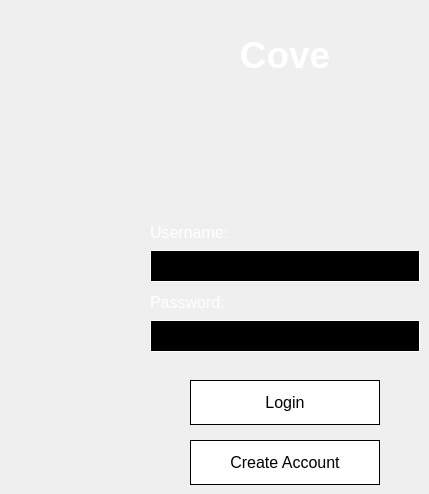
  <widget class="QWidget" name="centralWidget">
   <widget class="QPushButton" name="pushButton_LogIn">
    <property name="geometry">
     <rect>
      <x>190</x>
      <y>380</y>
      <width>190</width>
      <height>45</height>
     </rect>
    </property>
    <property name="palette">
     <palette>
      <active>
       <colorrole role="WindowText">
        <brush brushstyle="SolidPattern">
         <color alpha="255">
          <red>0</red>
          <green>0</green>
          <blue>0</blue>
         </color>
        </brush>
       </colorrole>
       <colorrole role="Button">
        <brush brushstyle="SolidPattern">
         <color alpha="255">
          <red>255</red>
          <green>255</green>
          <blue>255</blue>
         </color>
        </brush>
       </colorrole>
       <colorrole role="Light">
        <brush brushstyle="SolidPattern">
         <color alpha="255">
          <red>213</red>
          <green>127</green>
          <blue>255</blue>
         </color>
        </brush>
       </colorrole>
       <colorrole role="Midlight">
        <brush brushstyle="SolidPattern">
         <color alpha="255">
          <red>191</red>
          <green>63</green>
          <blue>255</blue>
         </color>
        </brush>
       </colorrole>
       <colorrole role="Dark">
        <brush brushstyle="SolidPattern">
         <color alpha="255">
          <red>85</red>
          <green>0</green>
          <blue>127</blue>
         </color>
        </brush>
       </colorrole>
       <colorrole role="Mid">
        <brush brushstyle="SolidPattern">
         <color alpha="255">
          <red>113</red>
          <green>0</green>
          <blue>170</blue>
         </color>
        </brush>
       </colorrole>
       <colorrole role="Text">
        <brush brushstyle="SolidPattern">
         <color alpha="255">
          <red>0</red>
          <green>0</green>
          <blue>0</blue>
         </color>
        </brush>
       </colorrole>
       <colorrole role="BrightText">
        <brush brushstyle="SolidPattern">
         <color alpha="255">
          <red>255</red>
          <green>255</green>
          <blue>255</blue>
         </color>
        </brush>
       </colorrole>
       <colorrole role="ButtonText">
        <brush brushstyle="SolidPattern">
         <color alpha="255">
          <red>0</red>
          <green>0</green>
          <blue>0</blue>
         </color>
        </brush>
       </colorrole>
       <colorrole role="Base">
        <brush brushstyle="SolidPattern">
         <color alpha="255">
          <red>255</red>
          <green>255</green>
          <blue>255</blue>
         </color>
        </brush>
       </colorrole>
       <colorrole role="Window">
        <brush brushstyle="SolidPattern">
         <color alpha="255">
          <red>255</red>
          <green>255</green>
          <blue>255</blue>
         </color>
        </brush>
       </colorrole>
       <colorrole role="Shadow">
        <brush brushstyle="SolidPattern">
         <color alpha="255">
          <red>0</red>
          <green>0</green>
          <blue>0</blue>
         </color>
        </brush>
       </colorrole>
       <colorrole role="Highlight">
        <brush brushstyle="SolidPattern">
         <color alpha="255">
          <red>0</red>
          <green>0</green>
          <blue>0</blue>
         </color>
        </brush>
       </colorrole>
       <colorrole role="HighlightedText">
        <brush brushstyle="SolidPattern">
         <color alpha="255">
          <red>255</red>
          <green>255</green>
          <blue>255</blue>
         </color>
        </brush>
       </colorrole>
       <colorrole role="AlternateBase">
        <brush brushstyle="SolidPattern">
         <color alpha="255">
          <red>255</red>
          <green>255</green>
          <blue>255</blue>
         </color>
        </brush>
       </colorrole>
       <colorrole role="ToolTipBase">
        <brush brushstyle="SolidPattern">
         <color alpha="255">
          <red>255</red>
          <green>255</green>
          <blue>220</blue>
         </color>
        </brush>
       </colorrole>
       <colorrole role="ToolTipText">
        <brush brushstyle="SolidPattern">
         <color alpha="255">
          <red>0</red>
          <green>0</green>
          <blue>0</blue>
         </color>
        </brush>
       </colorrole>
      </active>
      <inactive>
       <colorrole role="WindowText">
        <brush brushstyle="SolidPattern">
         <color alpha="255">
          <red>0</red>
          <green>0</green>
          <blue>0</blue>
         </color>
        </brush>
       </colorrole>
       <colorrole role="Button">
        <brush brushstyle="SolidPattern">
         <color alpha="255">
          <red>255</red>
          <green>255</green>
          <blue>255</blue>
         </color>
        </brush>
       </colorrole>
       <colorrole role="Light">
        <brush brushstyle="SolidPattern">
         <color alpha="255">
          <red>213</red>
          <green>127</green>
          <blue>255</blue>
         </color>
        </brush>
       </colorrole>
       <colorrole role="Midlight">
        <brush brushstyle="SolidPattern">
         <color alpha="255">
          <red>191</red>
          <green>63</green>
          <blue>255</blue>
         </color>
        </brush>
       </colorrole>
       <colorrole role="Dark">
        <brush brushstyle="SolidPattern">
         <color alpha="255">
          <red>85</red>
          <green>0</green>
          <blue>127</blue>
         </color>
        </brush>
       </colorrole>
       <colorrole role="Mid">
        <brush brushstyle="SolidPattern">
         <color alpha="255">
          <red>113</red>
          <green>0</green>
          <blue>170</blue>
         </color>
        </brush>
       </colorrole>
       <colorrole role="Text">
        <brush brushstyle="SolidPattern">
         <color alpha="255">
          <red>0</red>
          <green>0</green>
          <blue>0</blue>
         </color>
        </brush>
       </colorrole>
       <colorrole role="BrightText">
        <brush brushstyle="SolidPattern">
         <color alpha="255">
          <red>255</red>
          <green>255</green>
          <blue>255</blue>
         </color>
        </brush>
       </colorrole>
       <colorrole role="ButtonText">
        <brush brushstyle="SolidPattern">
         <color alpha="255">
          <red>0</red>
          <green>0</green>
          <blue>0</blue>
         </color>
        </brush>
       </colorrole>
       <colorrole role="Base">
        <brush brushstyle="SolidPattern">
         <color alpha="255">
          <red>255</red>
          <green>255</green>
          <blue>255</blue>
         </color>
        </brush>
       </colorrole>
       <colorrole role="Window">
        <brush brushstyle="SolidPattern">
         <color alpha="255">
          <red>255</red>
          <green>255</green>
          <blue>255</blue>
         </color>
        </brush>
       </colorrole>
       <colorrole role="Shadow">
        <brush brushstyle="SolidPattern">
         <color alpha="255">
          <red>0</red>
          <green>0</green>
          <blue>0</blue>
         </color>
        </brush>
       </colorrole>
       <colorrole role="Highlight">
        <brush brushstyle="SolidPattern">
         <color alpha="255">
          <red>0</red>
          <green>0</green>
          <blue>0</blue>
         </color>
        </brush>
       </colorrole>
       <colorrole role="HighlightedText">
        <brush brushstyle="SolidPattern">
         <color alpha="255">
          <red>255</red>
          <green>255</green>
          <blue>255</blue>
         </color>
        </brush>
       </colorrole>
       <colorrole role="AlternateBase">
        <brush brushstyle="SolidPattern">
         <color alpha="255">
          <red>255</red>
          <green>255</green>
          <blue>255</blue>
         </color>
        </brush>
       </colorrole>
       <colorrole role="ToolTipBase">
        <brush brushstyle="SolidPattern">
         <color alpha="255">
          <red>255</red>
          <green>255</green>
          <blue>220</blue>
         </color>
        </brush>
       </colorrole>
       <colorrole role="ToolTipText">
        <brush brushstyle="SolidPattern">
         <color alpha="255">
          <red>0</red>
          <green>0</green>
          <blue>0</blue>
         </color>
        </brush>
       </colorrole>
      </inactive>
      <disabled>
       <colorrole role="WindowText">
        <brush brushstyle="SolidPattern">
         <color alpha="255">
          <red>0</red>
          <green>0</green>
          <blue>0</blue>
         </color>
        </brush>
       </colorrole>
       <colorrole role="Button">
        <brush brushstyle="SolidPattern">
         <color alpha="255">
          <red>255</red>
          <green>255</green>
          <blue>255</blue>
         </color>
        </brush>
       </colorrole>
       <colorrole role="Light">
        <brush brushstyle="SolidPattern">
         <color alpha="255">
          <red>213</red>
          <green>127</green>
          <blue>255</blue>
         </color>
        </brush>
       </colorrole>
       <colorrole role="Midlight">
        <brush brushstyle="SolidPattern">
         <color alpha="255">
          <red>191</red>
          <green>63</green>
          <blue>255</blue>
         </color>
        </brush>
       </colorrole>
       <colorrole role="Dark">
        <brush brushstyle="SolidPattern">
         <color alpha="255">
          <red>85</red>
          <green>0</green>
          <blue>127</blue>
         </color>
        </brush>
       </colorrole>
       <colorrole role="Mid">
        <brush brushstyle="SolidPattern">
         <color alpha="255">
          <red>113</red>
          <green>0</green>
          <blue>170</blue>
         </color>
        </brush>
       </colorrole>
       <colorrole role="Text">
        <brush brushstyle="SolidPattern">
         <color alpha="255">
          <red>0</red>
          <green>0</green>
          <blue>0</blue>
         </color>
        </brush>
       </colorrole>
       <colorrole role="BrightText">
        <brush brushstyle="SolidPattern">
         <color alpha="255">
          <red>255</red>
          <green>255</green>
          <blue>255</blue>
         </color>
        </brush>
       </colorrole>
       <colorrole role="ButtonText">
        <brush brushstyle="SolidPattern">
         <color alpha="255">
          <red>0</red>
          <green>0</green>
          <blue>0</blue>
         </color>
        </brush>
       </colorrole>
       <colorrole role="Base">
        <brush brushstyle="SolidPattern">
         <color alpha="255">
          <red>255</red>
          <green>255</green>
          <blue>255</blue>
         </color>
        </brush>
       </colorrole>
       <colorrole role="Window">
        <brush brushstyle="SolidPattern">
         <color alpha="255">
          <red>255</red>
          <green>255</green>
          <blue>255</blue>
         </color>
        </brush>
       </colorrole>
       <colorrole role="Shadow">
        <brush brushstyle="SolidPattern">
         <color alpha="255">
          <red>0</red>
          <green>0</green>
          <blue>0</blue>
         </color>
        </brush>
       </colorrole>
       <colorrole role="Highlight">
        <brush brushstyle="SolidPattern">
         <color alpha="255">
          <red>0</red>
          <green>0</green>
          <blue>0</blue>
         </color>
        </brush>
       </colorrole>
       <colorrole role="HighlightedText">
        <brush brushstyle="SolidPattern">
         <color alpha="255">
          <red>255</red>
          <green>255</green>
          <blue>255</blue>
         </color>
        </brush>
       </colorrole>
       <colorrole role="AlternateBase">
        <brush brushstyle="SolidPattern">
         <color alpha="255">
          <red>255</red>
          <green>255</green>
          <blue>255</blue>
         </color>
        </brush>
       </colorrole>
       <colorrole role="ToolTipBase">
        <brush brushstyle="SolidPattern">
         <color alpha="255">
          <red>255</red>
          <green>255</green>
          <blue>220</blue>
         </color>
        </brush>
       </colorrole>
       <colorrole role="ToolTipText">
        <brush brushstyle="SolidPattern">
         <color alpha="255">
          <red>0</red>
          <green>0</green>
          <blue>0</blue>
         </color>
        </brush>
       </colorrole>
      </disabled>
     </palette>
    </property>
    <property name="font">
     <font>
      <family>Arial</family>
      <pointsize>12</pointsize>
      <weight>50</weight>
      <italic>false</italic>
      <bold>false</bold>
     </font>
    </property>
    <property name="autoFillBackground">
     <bool>false</bool>
    </property>
    <property name="styleSheet">
     <string notr="true">QPushButton{
	color: black;;
	background-color: white;
	alternate-background-color: white;
	font: 12pt &quot;Arial&quot;;
	selection-color: white;
	selection-background-color: black;
	border: 1px solid black;
}
QPushButton:hover{
	border: 2px solid black;
}</string>
    </property>
    <property name="text">
     <string>Login</string>
    </property>
   </widget>
   <widget class="QLabel" name="label_Cove">
    <property name="geometry">
     <rect>
      <x>220</x>
      <y>30</y>
      <width>130</width>
      <height>50</height>
     </rect>
    </property>
    <property name="font">
     <font>
      <pointsize>28</pointsize>
      <weight>75</weight>
      <bold>true</bold>
     </font>
    </property>
    <property name="layoutDirection">
     <enum>Qt::LeftToRight</enum>
    </property>
    <property name="styleSheet">
     <string notr="true">QLabel{
	color: white;
}</string>
    </property>
    <property name="frameShape">
     <enum>QFrame::NoFrame</enum>
    </property>
    <property name="text">
     <string>Cove</string>
    </property>
    <property name="textFormat">
     <enum>Qt::AutoText</enum>
    </property>
    <property name="alignment">
     <set>Qt::AlignCenter</set>
    </property>
   </widget>
   <widget class="QPushButton" name="pushButton_CreateAccount">
    <property name="geometry">
     <rect>
      <x>190</x>
      <y>440</y>
      <width>190</width>
      <height>45</height>
     </rect>
    </property>
    <property name="palette">
     <palette>
      <active>
       <colorrole role="WindowText">
        <brush brushstyle="SolidPattern">
         <color alpha="255">
          <red>0</red>
          <green>0</green>
          <blue>0</blue>
         </color>
        </brush>
       </colorrole>
       <colorrole role="Button">
        <brush brushstyle="SolidPattern">
         <color alpha="255">
          <red>255</red>
          <green>255</green>
          <blue>255</blue>
         </color>
        </brush>
       </colorrole>
       <colorrole role="Light">
        <brush brushstyle="SolidPattern">
         <color alpha="255">
          <red>213</red>
          <green>127</green>
          <blue>255</blue>
         </color>
        </brush>
       </colorrole>
       <colorrole role="Midlight">
        <brush brushstyle="SolidPattern">
         <color alpha="255">
          <red>191</red>
          <green>63</green>
          <blue>255</blue>
         </color>
        </brush>
       </colorrole>
       <colorrole role="Dark">
        <brush brushstyle="SolidPattern">
         <color alpha="255">
          <red>85</red>
          <green>0</green>
          <blue>127</blue>
         </color>
        </brush>
       </colorrole>
       <colorrole role="Mid">
        <brush brushstyle="SolidPattern">
         <color alpha="255">
          <red>113</red>
          <green>0</green>
          <blue>170</blue>
         </color>
        </brush>
       </colorrole>
       <colorrole role="Text">
        <brush brushstyle="SolidPattern">
         <color alpha="255">
          <red>0</red>
          <green>0</green>
          <blue>0</blue>
         </color>
        </brush>
       </colorrole>
       <colorrole role="BrightText">
        <brush brushstyle="SolidPattern">
         <color alpha="255">
          <red>255</red>
          <green>255</green>
          <blue>255</blue>
         </color>
        </brush>
       </colorrole>
       <colorrole role="ButtonText">
        <brush brushstyle="SolidPattern">
         <color alpha="255">
          <red>0</red>
          <green>0</green>
          <blue>0</blue>
         </color>
        </brush>
       </colorrole>
       <colorrole role="Base">
        <brush brushstyle="SolidPattern">
         <color alpha="255">
          <red>255</red>
          <green>255</green>
          <blue>255</blue>
         </color>
        </brush>
       </colorrole>
       <colorrole role="Window">
        <brush brushstyle="SolidPattern">
         <color alpha="255">
          <red>255</red>
          <green>255</green>
          <blue>255</blue>
         </color>
        </brush>
       </colorrole>
       <colorrole role="Shadow">
        <brush brushstyle="SolidPattern">
         <color alpha="255">
          <red>0</red>
          <green>0</green>
          <blue>0</blue>
         </color>
        </brush>
       </colorrole>
       <colorrole role="Highlight">
        <brush brushstyle="SolidPattern">
         <color alpha="255">
          <red>0</red>
          <green>0</green>
          <blue>0</blue>
         </color>
        </brush>
       </colorrole>
       <colorrole role="HighlightedText">
        <brush brushstyle="SolidPattern">
         <color alpha="255">
          <red>255</red>
          <green>255</green>
          <blue>255</blue>
         </color>
        </brush>
       </colorrole>
       <colorrole role="AlternateBase">
        <brush brushstyle="SolidPattern">
         <color alpha="255">
          <red>255</red>
          <green>255</green>
          <blue>255</blue>
         </color>
        </brush>
       </colorrole>
       <colorrole role="ToolTipBase">
        <brush brushstyle="SolidPattern">
         <color alpha="255">
          <red>255</red>
          <green>255</green>
          <blue>220</blue>
         </color>
        </brush>
       </colorrole>
       <colorrole role="ToolTipText">
        <brush brushstyle="SolidPattern">
         <color alpha="255">
          <red>0</red>
          <green>0</green>
          <blue>0</blue>
         </color>
        </brush>
       </colorrole>
      </active>
      <inactive>
       <colorrole role="WindowText">
        <brush brushstyle="SolidPattern">
         <color alpha="255">
          <red>0</red>
          <green>0</green>
          <blue>0</blue>
         </color>
        </brush>
       </colorrole>
       <colorrole role="Button">
        <brush brushstyle="SolidPattern">
         <color alpha="255">
          <red>255</red>
          <green>255</green>
          <blue>255</blue>
         </color>
        </brush>
       </colorrole>
       <colorrole role="Light">
        <brush brushstyle="SolidPattern">
         <color alpha="255">
          <red>213</red>
          <green>127</green>
          <blue>255</blue>
         </color>
        </brush>
       </colorrole>
       <colorrole role="Midlight">
        <brush brushstyle="SolidPattern">
         <color alpha="255">
          <red>191</red>
          <green>63</green>
          <blue>255</blue>
         </color>
        </brush>
       </colorrole>
       <colorrole role="Dark">
        <brush brushstyle="SolidPattern">
         <color alpha="255">
          <red>85</red>
          <green>0</green>
          <blue>127</blue>
         </color>
        </brush>
       </colorrole>
       <colorrole role="Mid">
        <brush brushstyle="SolidPattern">
         <color alpha="255">
          <red>113</red>
          <green>0</green>
          <blue>170</blue>
         </color>
        </brush>
       </colorrole>
       <colorrole role="Text">
        <brush brushstyle="SolidPattern">
         <color alpha="255">
          <red>0</red>
          <green>0</green>
          <blue>0</blue>
         </color>
        </brush>
       </colorrole>
       <colorrole role="BrightText">
        <brush brushstyle="SolidPattern">
         <color alpha="255">
          <red>255</red>
          <green>255</green>
          <blue>255</blue>
         </color>
        </brush>
       </colorrole>
       <colorrole role="ButtonText">
        <brush brushstyle="SolidPattern">
         <color alpha="255">
          <red>0</red>
          <green>0</green>
          <blue>0</blue>
         </color>
        </brush>
       </colorrole>
       <colorrole role="Base">
        <brush brushstyle="SolidPattern">
         <color alpha="255">
          <red>255</red>
          <green>255</green>
          <blue>255</blue>
         </color>
        </brush>
       </colorrole>
       <colorrole role="Window">
        <brush brushstyle="SolidPattern">
         <color alpha="255">
          <red>255</red>
          <green>255</green>
          <blue>255</blue>
         </color>
        </brush>
       </colorrole>
       <colorrole role="Shadow">
        <brush brushstyle="SolidPattern">
         <color alpha="255">
          <red>0</red>
          <green>0</green>
          <blue>0</blue>
         </color>
        </brush>
       </colorrole>
       <colorrole role="Highlight">
        <brush brushstyle="SolidPattern">
         <color alpha="255">
          <red>0</red>
          <green>0</green>
          <blue>0</blue>
         </color>
        </brush>
       </colorrole>
       <colorrole role="HighlightedText">
        <brush brushstyle="SolidPattern">
         <color alpha="255">
          <red>255</red>
          <green>255</green>
          <blue>255</blue>
         </color>
        </brush>
       </colorrole>
       <colorrole role="AlternateBase">
        <brush brushstyle="SolidPattern">
         <color alpha="255">
          <red>255</red>
          <green>255</green>
          <blue>255</blue>
         </color>
        </brush>
       </colorrole>
       <colorrole role="ToolTipBase">
        <brush brushstyle="SolidPattern">
         <color alpha="255">
          <red>255</red>
          <green>255</green>
          <blue>220</blue>
         </color>
        </brush>
       </colorrole>
       <colorrole role="ToolTipText">
        <brush brushstyle="SolidPattern">
         <color alpha="255">
          <red>0</red>
          <green>0</green>
          <blue>0</blue>
         </color>
        </brush>
       </colorrole>
      </inactive>
      <disabled>
       <colorrole role="WindowText">
        <brush brushstyle="SolidPattern">
         <color alpha="255">
          <red>0</red>
          <green>0</green>
          <blue>0</blue>
         </color>
        </brush>
       </colorrole>
       <colorrole role="Button">
        <brush brushstyle="SolidPattern">
         <color alpha="255">
          <red>255</red>
          <green>255</green>
          <blue>255</blue>
         </color>
        </brush>
       </colorrole>
       <colorrole role="Light">
        <brush brushstyle="SolidPattern">
         <color alpha="255">
          <red>213</red>
          <green>127</green>
          <blue>255</blue>
         </color>
        </brush>
       </colorrole>
       <colorrole role="Midlight">
        <brush brushstyle="SolidPattern">
         <color alpha="255">
          <red>191</red>
          <green>63</green>
          <blue>255</blue>
         </color>
        </brush>
       </colorrole>
       <colorrole role="Dark">
        <brush brushstyle="SolidPattern">
         <color alpha="255">
          <red>85</red>
          <green>0</green>
          <blue>127</blue>
         </color>
        </brush>
       </colorrole>
       <colorrole role="Mid">
        <brush brushstyle="SolidPattern">
         <color alpha="255">
          <red>113</red>
          <green>0</green>
          <blue>170</blue>
         </color>
        </brush>
       </colorrole>
       <colorrole role="Text">
        <brush brushstyle="SolidPattern">
         <color alpha="255">
          <red>0</red>
          <green>0</green>
          <blue>0</blue>
         </color>
        </brush>
       </colorrole>
       <colorrole role="BrightText">
        <brush brushstyle="SolidPattern">
         <color alpha="255">
          <red>255</red>
          <green>255</green>
          <blue>255</blue>
         </color>
        </brush>
       </colorrole>
       <colorrole role="ButtonText">
        <brush brushstyle="SolidPattern">
         <color alpha="255">
          <red>0</red>
          <green>0</green>
          <blue>0</blue>
         </color>
        </brush>
       </colorrole>
       <colorrole role="Base">
        <brush brushstyle="SolidPattern">
         <color alpha="255">
          <red>255</red>
          <green>255</green>
          <blue>255</blue>
         </color>
        </brush>
       </colorrole>
       <colorrole role="Window">
        <brush brushstyle="SolidPattern">
         <color alpha="255">
          <red>255</red>
          <green>255</green>
          <blue>255</blue>
         </color>
        </brush>
       </colorrole>
       <colorrole role="Shadow">
        <brush brushstyle="SolidPattern">
         <color alpha="255">
          <red>0</red>
          <green>0</green>
          <blue>0</blue>
         </color>
        </brush>
       </colorrole>
       <colorrole role="Highlight">
        <brush brushstyle="SolidPattern">
         <color alpha="255">
          <red>0</red>
          <green>0</green>
          <blue>0</blue>
         </color>
        </brush>
       </colorrole>
       <colorrole role="HighlightedText">
        <brush brushstyle="SolidPattern">
         <color alpha="255">
          <red>255</red>
          <green>255</green>
          <blue>255</blue>
         </color>
        </brush>
       </colorrole>
       <colorrole role="AlternateBase">
        <brush brushstyle="SolidPattern">
         <color alpha="255">
          <red>255</red>
          <green>255</green>
          <blue>255</blue>
         </color>
        </brush>
       </colorrole>
       <colorrole role="ToolTipBase">
        <brush brushstyle="SolidPattern">
         <color alpha="255">
          <red>255</red>
          <green>255</green>
          <blue>220</blue>
         </color>
        </brush>
       </colorrole>
       <colorrole role="ToolTipText">
        <brush brushstyle="SolidPattern">
         <color alpha="255">
          <red>0</red>
          <green>0</green>
          <blue>0</blue>
         </color>
        </brush>
       </colorrole>
      </disabled>
     </palette>
    </property>
    <property name="font">
     <font>
      <family>Arial</family>
      <pointsize>12</pointsize>
      <weight>50</weight>
      <italic>false</italic>
      <bold>false</bold>
     </font>
    </property>
    <property name="autoFillBackground">
     <bool>false</bool>
    </property>
    <property name="styleSheet">
     <string notr="true">QPushButton{
	color: black;;
	background-color: white;
	alternate-background-color: white;
	font: 12pt &quot;Arial&quot;;
	selection-color: white;
	selection-background-color: black;
	border: 1px solid black;
}
QPushButton:hover{
	border: 2px solid black;
}</string>
    </property>
    <property name="text">
     <string>Create Account</string>
    </property>
   </widget>
   <widget class="QLabel" name="label_Username">
    <property name="geometry">
     <rect>
      <x>150</x>
      <y>220</y>
      <width>100</width>
      <height>25</height>
     </rect>
    </property>
    <property name="font">
     <font>
      <pointsize>12</pointsize>
     </font>
    </property>
    <property name="styleSheet">
     <string notr="true">QLabel{
	color: white;
}</string>
    </property>
    <property name="text">
     <string>Username:</string>
    </property>
   </widget>
   <widget class="QLabel" name="label_Password">
    <property name="geometry">
     <rect>
      <x>150</x>
      <y>290</y>
      <width>100</width>
      <height>25</height>
     </rect>
    </property>
    <property name="font">
     <font>
      <pointsize>12</pointsize>
     </font>
    </property>
    <property name="styleSheet">
     <string notr="true">QLabel{
	color: white;
}</string>
    </property>
    <property name="text">
     <string>Password:</string>
    </property>
   </widget>
   <widget class="QLabel" name="label_LoginLogo">
    <property name="geometry">
     <rect>
      <x>235</x>
      <y>100</y>
      <width>100</width>
      <height>100</height>
     </rect>
    </property>
    <property name="text">
     <string/>
    </property>
    <property name="alignment">
     <set>Qt::AlignCenter</set>
    </property>
   </widget>
   <widget class="QLineEdit" name="lineEdit_Password">
    <property name="geometry">
     <rect>
      <x>150</x>
      <y>320</y>
      <width>270</width>
      <height>32</height>
     </rect>
    </property>
    <property name="font">
     <font>
      <family>Arial</family>
      <pointsize>12</pointsize>
     </font>
    </property>
    <property name="acceptDrops">
     <bool>false</bool>
    </property>
    <property name="styleSheet">
     <string notr="true">QLineEdit{
	color: white;
	background-color: black;
	alternate-background-color: black;
	font: 12pt &quot;Arial&quot;;
	selection-color: black;
	selection-background-color: white;
	border: 1px solid white;
}
QLineEdit:hover{
	border: 2px solid white;
}
</string>
    </property>
    <property name="maxLength">
     <number>24</number>
    </property>
    <property name="frame">
     <bool>false</bool>
    </property>
    <property name="echoMode">
     <enum>QLineEdit::Password</enum>
    </property>
   </widget>
   <widget class="QLineEdit" name="lineEdit_Username">
    <property name="geometry">
     <rect>
      <x>150</x>
      <y>250</y>
      <width>270</width>
      <height>32</height>
     </rect>
    </property>
    <property name="font">
     <font>
      <family>Arial</family>
      <pointsize>12</pointsize>
     </font>
    </property>
    <property name="acceptDrops">
     <bool>false</bool>
    </property>
    <property name="styleSheet">
     <string notr="true">QLineEdit{
	color: white;
	background-color: black;
	alternate-background-color: black;
	font: 12pt &quot;Arial&quot;;
	selection-color: black;
	selection-background-color: white;
	border: 1px solid white;
}
QLineEdit:hover{
	border: 2px solid white;
}
</string>
    </property>
    <property name="maxLength">
     <number>24</number>
    </property>
    <property name="frame">
     <bool>false</bool>
    </property>
   </widget>
   <zorder>label_Username</zorder>
   <zorder>label_Password</zorder>
   <zorder>label_Cove</zorder>
   <zorder>pushButton_CreateAccount</zorder>
   <zorder>pushButton_LogIn</zorder>
   <zorder>label_LoginLogo</zorder>
   <zorder>lineEdit_Password</zorder>
   <zorder>lineEdit_Username</zorder>
  </widget>
